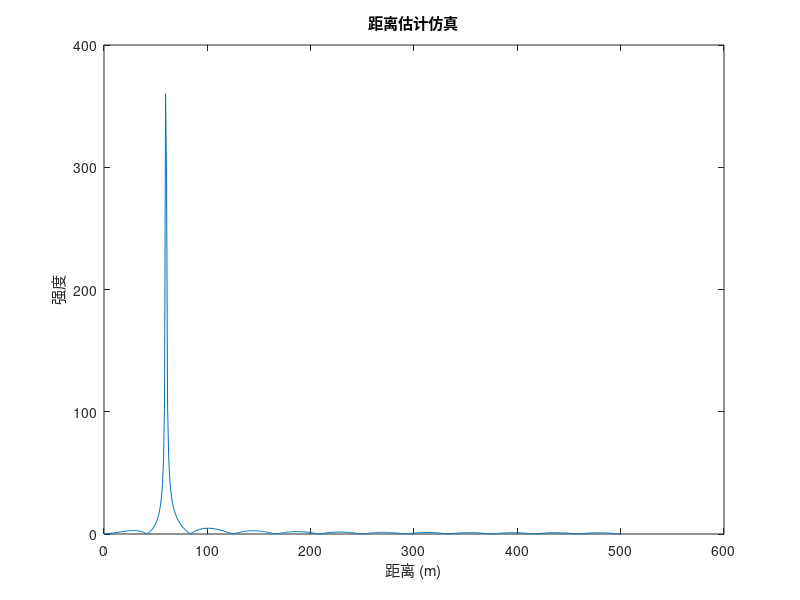

Recreate this plot in MATLAB.
%% FMCW 雷达距离估计仿真
clear; clc; close all;

% 系统参数
c = 3e8; B = 150e6; Tc = 10e-6; S = B/Tc;
target_dist = 60; % 目标 60m
fs = 1e8; t = 0:1/fs:Tc-1/fs;

% 模拟信号
fb = S * (2 * target_dist / c);
if_signal = cos(2 * pi * fb * t);

% 1D-FFT
N = 1024;
signal_fft = abs(fft(if_signal, N));
dist_axis = (c * (0:N/2) * (fs/N)) / (2 * S);

% 绘图
plot(dist_axis, signal_fft(1:N/2+1));
xlabel('距离 (m)'); ylabel('强度'); title('距离估计仿真');
